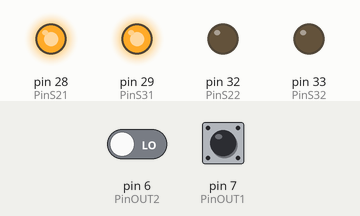
Simulated run of this sketch. Board: Arduino Mega 2560, built with avr-gcc and run on an emulated ATmega2560. Shown: output pins drawn as LEDs (lit = HIGH). Inputs (shaded band) come from the test bench; at power-on: pin 7 (PinOUT1) LOW, pin 6 (PinOUT2) LOW. What the sketch prints to the serial monitor is not drawn.

Above: at 1.2 s.
1.3 s: pin 7 (PinOUT1) pulsed HIGH 2 times (0.12 s each, 0.3 s apart)
At 2.4 s:
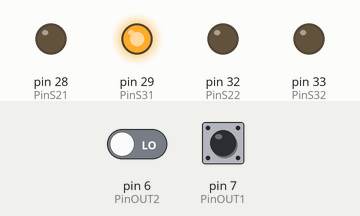
At 5.1 s:
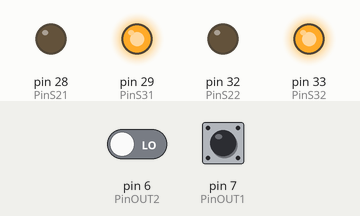
Timing chart, 0 to 13.9 s (numbered marks = the images above; inputs shaded):
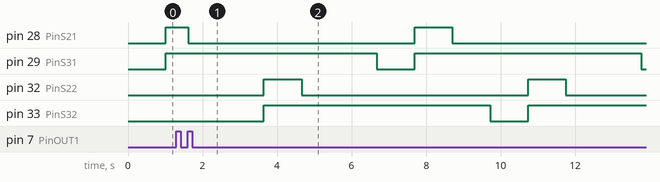

The sketch:

color_sensor.ino
```cpp
#define PinOUT1 7  // Definição do Pino OUT do sensor 1 na entrada digital 7
#define PinS01 26  // Definição do Pino S0 do sensor 1 na entrada digital 24
#define PinS11 27  // Definição do Pino S1 do sensor 1 na entrada digital 25
#define PinS21 28  // Definição do Pino S2 do sensor 1 na entrada digital 23
#define PinS31 29  // Definição do Pino S3 do sensor 1 na entrada digital 22

#define PinOUT2 6  // Definição do Pino OUT do sensor 2 na entrada digital 6
#define PinS02 30  // Definição do Pino S0 do sensor 2 na entrada digital 29
#define PinS12 31  // Definição do Pino S1 do sensor 2 na entrada digital 28
#define PinS22 32  // Definição do Pino S2 do sensor 2 na entrada digital 26
#define PinS32 33  // Definição do Pino S3 do sensor 2 na entrada digital 27

int red1, green1, blue1;  // Variáveis para o sensor 1
int red2, green2, blue2;  // Variáveis para o sensor 2

void setup() {
  pinMode(PinOUT1, INPUT);  // Definição do PinOUT1 como sendo um pino de entrada
  pinMode(PinS21, OUTPUT);  // Definição do Pino S2 do sensor 1 como sendo um pino de saída
  pinMode(PinS31, OUTPUT);  // Definição do Pino S3 do sensor 1 como sendo um pino de saída

  pinMode(PinOUT2, INPUT);  // Definição do PinOUT2 como sendo um pino de entrada
  pinMode(PinS22, OUTPUT);  // Definição do Pino S2 do sensor 2 como sendo um pino de saída
  pinMode(PinS32, OUTPUT);  // Definição do Pino S3 do sensor 2 como sendo um pino de saída

  Serial.begin(9600);  // Inicia o monitor Serial com velocidade de 9600
}

void loop() {
  // Leitura do sensor 1
  digitalWrite(PinS21, LOW);
  digitalWrite(PinS31, LOW);
  red1 = pulseIn(PinOUT1, LOW);
  Serial.print("Sensor 1 - R: ");
  Serial.print(red1);
  delay(15);

  digitalWrite(PinS21, HIGH);
  digitalWrite(PinS31, HIGH);
  green1 = pulseIn(PinOUT1, LOW);
  Serial.print(" G: ");
  Serial.print(green1);
  delay(15);

  digitalWrite(PinS21, LOW);
  digitalWrite(PinS31, HIGH);
  blue1 = pulseIn(PinOUT1, LOW);
  Serial.print(" B: ");
  Serial.println(blue1);
  delay(15);

  // Leitura do sensor 2
  digitalWrite(PinS22, LOW);
  digitalWrite(PinS32, LOW);
  red2 = pulseIn(PinOUT2, LOW);
  Serial.print("Sensor 2 - R: ");
  Serial.print(red2);
  delay(15);

  digitalWrite(PinS22, HIGH);
  digitalWrite(PinS32, HIGH);
  green2 = pulseIn(PinOUT2, LOW);
  Serial.print(" G: ");
  Serial.print(green2);
  delay(15);

  digitalWrite(PinS22, LOW);
  digitalWrite(PinS32, HIGH);
  blue2 = pulseIn(PinOUT2, LOW);
  Serial.print(" B: ");
  Serial.println(blue2);
  delay(15);

  cores(); // chamada da função cores() para ambos sensores
  delay(1000);
}

void cores() {
  // Função para o sensor 1
  Serial.print("Sensor 1 - Cor: ");
  if (blue1 > 25 && red1 > 25 && green1 > 25) {
    Serial.println("Preto");
  } else if (blue1 < 10 && red1 < 10 && green1 < 10) {
    Serial.println("Branco");
  } else if (blue1 < red1 && blue1 < green1) {
    Serial.println("Azul");
  } else if (green1 < red1 && green1 < blue1) {
    Serial.println("Verde");
  } else if (red1 < blue1 && red1 < green1 && red1 < 100) {
    Serial.println("Vermelho");
  }

  // Função para o sensor 2
  Serial.print("Sensor 2 - Cor: ");
  if (blue2 > 25 && red2 > 25 && green2 > 25) {
    Serial.println("Preto");
  } else if (blue2 < 10 && red2 < 10 && green2 < 10) {
    Serial.println("Branco");
  } else if (blue2 < red2 && blue2 < green2) {
    Serial.println("Azul");
  } else if (green2 < red2 && green2 < blue2) {
    Serial.println("Verde");
  } else if (red2 < blue2 && red2 < green2 && red2 < 100) {
    Serial.println("Vermelho");
  }
}
```

Measured:
- by itself, pin 32 (PinS22): alternates HIGH for 1.0 s and LOW for 6.1 s
